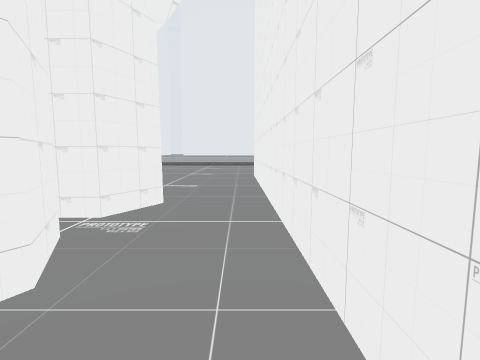
[1] (above)

20 first-person views from a walk through a Unity game level. The camera is 1.3 m above the floor, tilts 6° down and sees 85° across. The floor is counted in squares, 2 m on a side. Each view is taken from the middle of a square. On the plan, view 1 faces up. The plan holds only what a view shows up to about 9 squares ahead; the rest is blank. The place goes on beyond the plan. The player is left out. Some surface patterns are stand-ins.

[2]
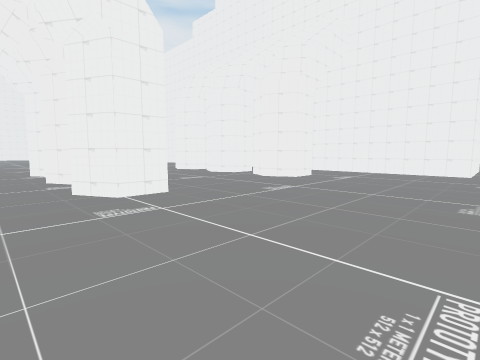

[3]
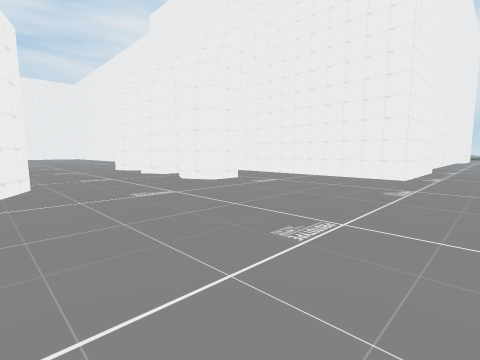

[4]
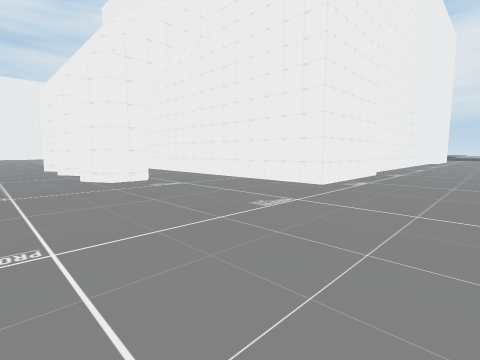

[5]
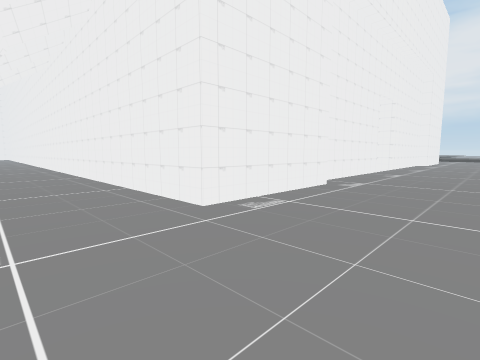

[6]
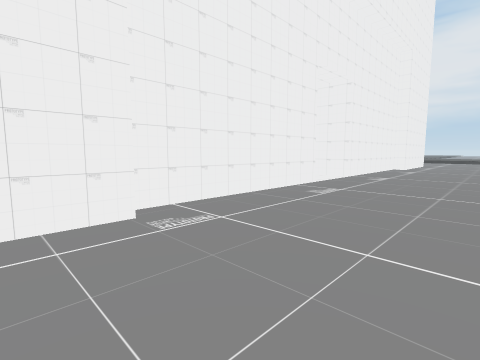

[7]
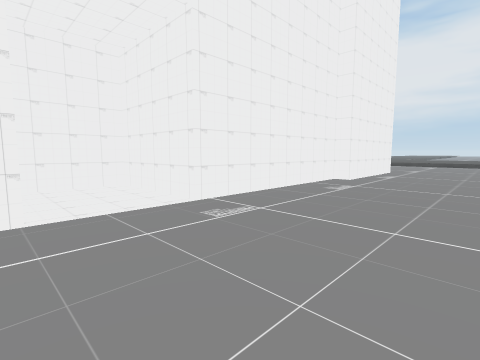

[8]
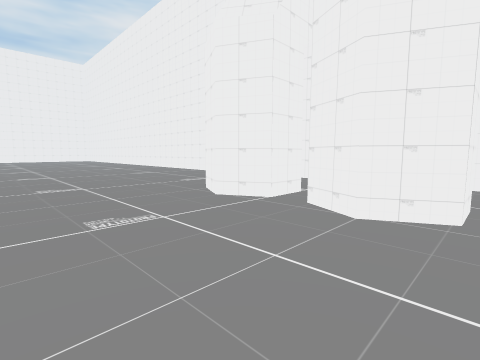

[9]
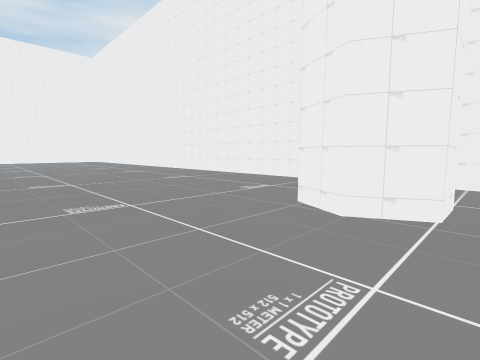

[10]
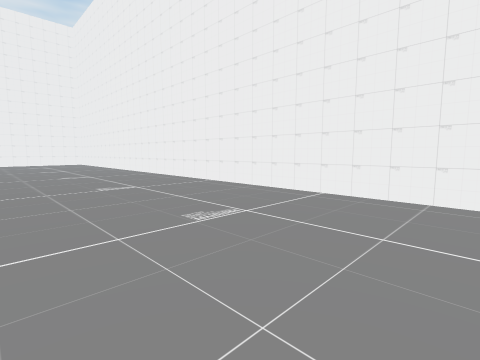

[11]
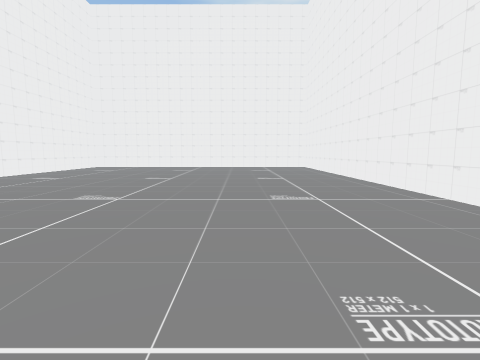

[12]
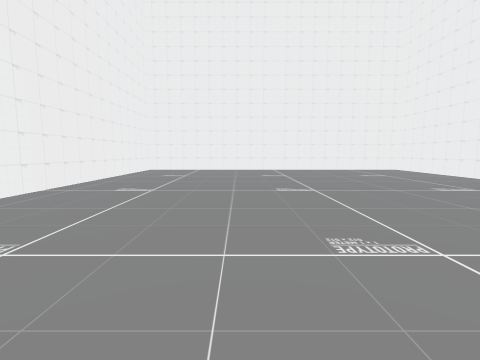

[13]
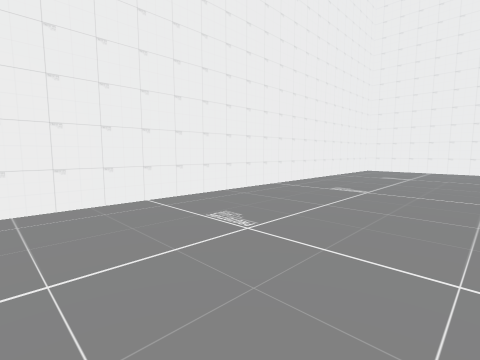

[14]
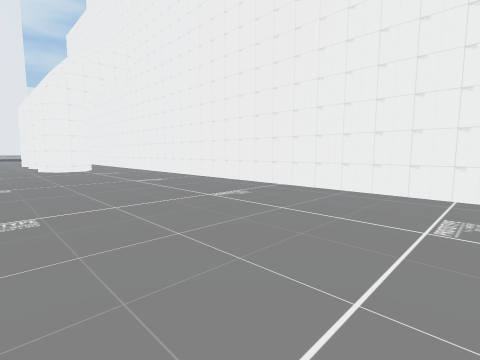

[15]
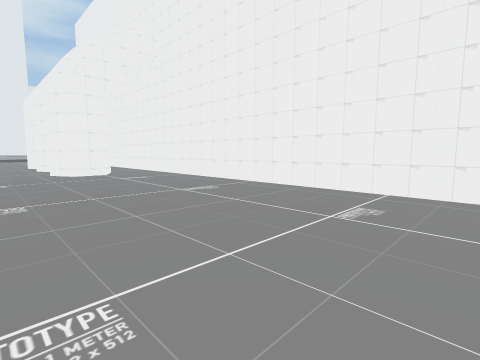

[16]
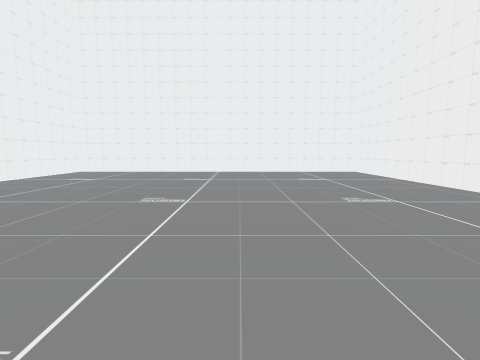

[17]
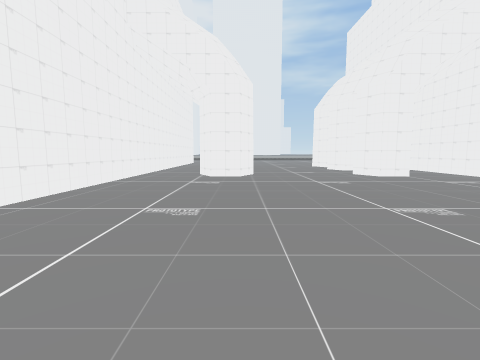

[18]
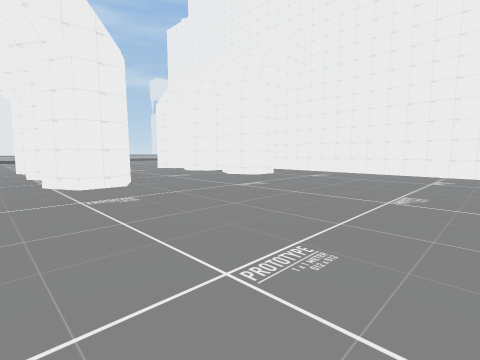

[19]
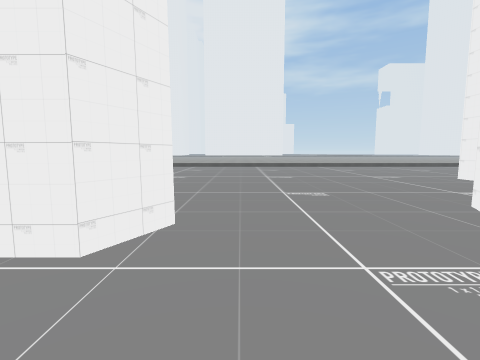

[20]
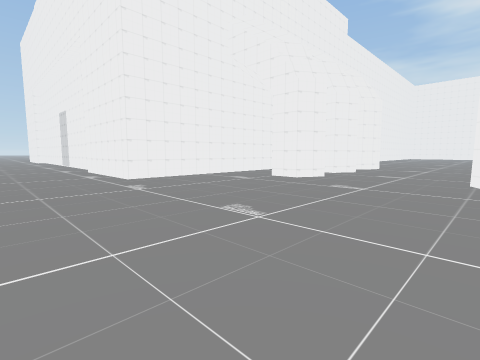

### Floor plan
Points are (right, up) in squares from view 1. A wall is a line through its corners. A room is listed if a view was taken in it or the views show most of it. See-through windows are left out.
Room 1 (view 1)
walls: (-1.4, 2.1) (-1, 1.2); (-1, 3.3) (-1.4, 2.6); (0.4, -0.5) (0.4, 3.5)
ways out: opening at (-1.5, 0) to room 2; opening at (0, -1) to room 2; opening at (0, 4) to room 2; gap at (-2, 2) to room 2
Room 2 (views 2, 3, 4, 5, 6, 7, 8, 9, 10, 11, 12, 13, 14, 15, 16, 17, 18, 19, 20)
walls: (-6.9, -0.4) (-6, -0.4) (-5.6, -1.1) (-6, -1.9) (-6.8, -1.9) (-7.2, -1.1); (-6.9, 0.5) (-7.2, 1); (-6, 1.8) (-5.6, 1) (-6, 0.2); (-2.3, 0.6) (-2.6, 1.2) (-2.2, 2); (-8.9, 1.5) (-8.9, -19.9) (0.4, -19.9) (0.4, -0.5); (-1.3, -0.5) (-1, -1.1) (-1.4, -1.9) (-2.2, -1.9) (-2.6, -1.1) (-2.2, -0.3); (-6.9, 4.1) (-6, 4.1) (-5.6, 3.3) (-6, 2.6); (-2.6, 3.3) (-2.2, 4.1) (-1.4, 4.1) (-1, 3.3); (0.4, 3.5) (0.4, 7.5) (2.5, 7.5); (-12.1, 7.5) (-8.9, 7.5) (-8.9, 4.5); (-16.4, 7.1) (-12.1, 7.1); (-22.2, 7.1) (-18.1, 7.1) (-18.1, 4.7) (-16.4, 4.7); (-25.5, 7.5) (-22.2, 7.5)
ways out: opening at (-1.5, 0) to room 1; opening at (0, -1) to room 1; opening at (0, 4) to room 1; gap at (-2, 2) to room 1; opening at (-8, 1) to room 3; opening at (-8, 5) to room 3; gap at (-6, 2) to room 3; opening at (-25, 9); gap at (-6, 0)
Room 3 (no view inside)
walls: (-7, 2.9) (-7.2, 3.4); (-6.9, 1.8) (-6, 1.8); (-8.9, 4.5) (-8.9, 1.5)
ways out: opening at (-8, 1) to room 2; opening at (-8, 5) to room 2; gap at (-6, 2) to room 2

Where each view was taken, in squares from view 1:
view 1: 0 up, 0 right, facing up
view 2: 8 up, 0 right, facing down-left
view 3: 9 up, 2 left, facing down-left
view 4: 10 up, 4 left, facing down-left
view 5: 10 up, 7 left, facing down-left
view 6: 10 up, 11 left, facing down-left
view 7: 10 up, 16 left, facing down-left
view 8: 2 up, 3 left, facing down-left
view 9: 0 up, 3 left, facing down-left
view 10: 4 down, 5 left, facing down-left
view 11: 8 down, 6 left, facing down
view 12: 10 down, 3 left, facing down
view 13: 10 down, 3 left, facing down-right
view 14: 12 down, 4 left, facing up-right
view 15: 10 down, 4 left, facing up-right
view 16: 11 down, 5 left, facing down
view 17: 9 down, 6 left, facing up
view 18: 7 down, 8 left, facing up-right
view 19: 1 up, 5 left, facing up
view 20: 10 up, 6 left, facing down-right
